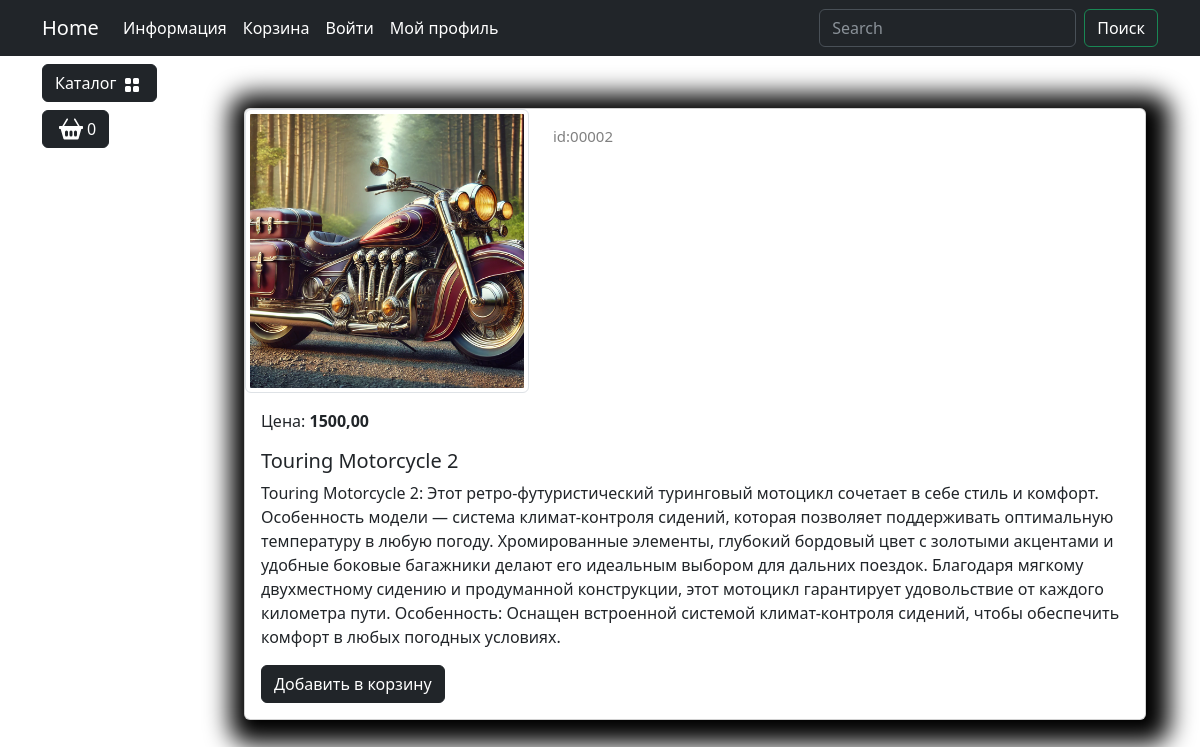
Page /catalog/product/2/ on the earlier database version.
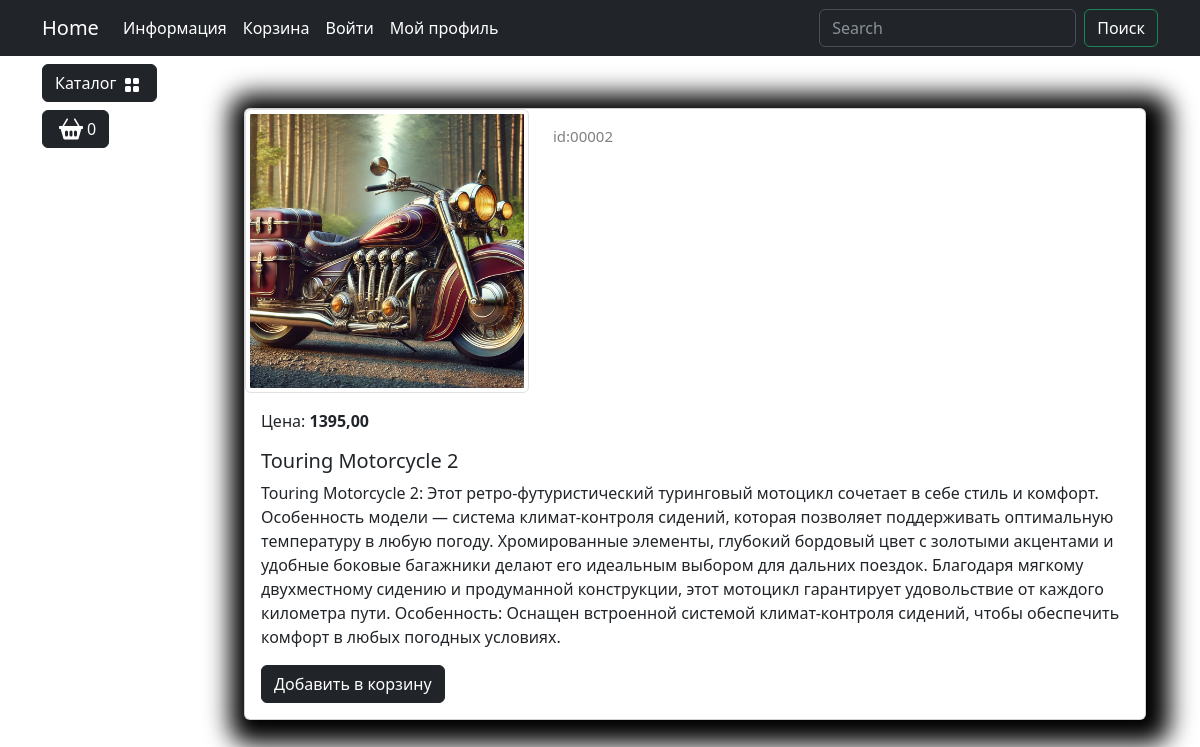
Same page on the later database version.
### goods/models.py (models this page shows, shortened)
class Products(models.Model):
    name = models.CharField(max_length=150, unique=True,verbose_name='Название')
    slug = models.SlugField(max_length=200,unique=True,blank=True,null=True,verbose_name='URL')
    description = models.TextField(blank=True,null=True,verbose_name='Описание')
    image = models.ImageField(upload_to='goods_images',blank=True,null=True, verbose_name='Изображение')
    price = models.DecimalField(default=0.00,max_digits=7,decimal_places=2,verbose_name='цена')
    discount = models.DecimalField(default=0.00,max_digits=4,decimal_places=2,verbose_name='Скидка')
    quantity = models.PositiveIntegerField(default=0,verbose_name='Количество')
    category = models.ForeignKey(to=Categories,on_delete=models.CASCADE, verbose_name='Категория')
    class Meta:
        db_table = 'product'
        verbose_name = 'Продукт'
        verbose_name_plural = 'Продукты'
    def display_id(self):
        return f"{self.id:05}"
    def sell_price(self):
        if self.discount:
            return round(self.price - self.price * self.discount/100, 2)
        return self.price

### goods/views.py (the view)
# urls.py: path('product/<int:product_id>/',views.product, name='product'),
def product(request,product_id):
    product = Products.objects.get(id = product_id)
    context={
        'product':product
    }
    return render(request, 'goods/product.html',context=context)

### goods/templatetags/catalog_tags.py (called while the page is built)
@register.simple_tag()
def tag_categories():
    return Categories.objects.all()

### goods/templates/goods/product.html (shortened to what this page needs)
{% extends "main/base.html" %}
{% load static %}
{% block content %}
<div class="container mt-5">
    <div class="card mb-4 custom-shadow">
        <div class="row">
            <div class="col-md-4">
                <img src="{{ product.image.url }}"
                    class="img-thumbnail" data-bs-toggle="modal" data-bs-target="#imageModal1">
            </div>
            <div class="col-md-4 ">
                <p class="product_id mt-3">id:{{ product.display_id }}</p>
            </div>
        </div>
        <div class="card-body">
            <p class="card-text">Цена: <strong>{{ product.sell_price }}</strong></p>
            <h5 class="card-title">{{ product.name }} </h5>
            <p class="card-text">{{ product.description }}</p>
            <a href="#" class="btn btn-dark add-to-cart">Добавить в корзину</a>
        </div>
    </div>
</div>
{% endblock content %}

### main/templates/main/base.html (shortened to what this page needs)
{% load static %}
{% load catalog_tags %}
<!DOCTYPE html>
<html lang="en">
<head>
    <link rel="stylesheet" href="{% static "deps/css/bootstrap/bootstrap.min.css" %}">
    <link rel="stylesheet" href="{% static "deps/css/my_css.css" %}">
</head>
<body>
    <header>
        <nav class="navbar navbar-expand-lg bg-dark" data-bs-theme="dark">
            <div class="container">
                <a class="navbar-brand" href="{% url "main:index" %}">Home</a>
                <div class="collapse navbar-collapse" id="navbarSupportedContent">
                    <ul class="navbar-nav me-auto mb-2 mb-lg-0">
                        <li class="nav-item dropdown ">
                            <a class="nav-link dropdown-toggle text-white" href="#" role="button"
                                data-bs-toggle="dropdown" aria-expanded="false">
                                Информация
                            </a>
                        </li>
                        <li class="nav-item">
                            <a class="nav-link  text-white" href="carts/cart.html">Корзина</a>
                        </li>
                        <li class="nav-item">
                            <a class="nav-link  text-white" href="users/login.html">Войти</a>
                        </li>
                        <li class="nav-item dropdown ">
                            <a class="nav-link dropdown-toggle text-white" href="#" role="button"
                                data-bs-toggle="dropdown" aria-expanded="false">
                                Мой профиль
                            </a>
                        </li>
                    </ul>
                    <form class="d-flex" role="search">
                        <input class="form-control me-2" type="search" placeholder="Search" aria-label="Search">
                        <button class="btn btn-outline-success text-white" type="submit">Поиск</button>
                    </form>
                </div>
            </div>
        </nav>
    </header>
    <section>
        <div class="container">
            <div class="row mt-1 position-fixed z-3">
                <div class="dropdown mb-2">
                    <button class="btn btn-secondary dropdown-toggle btn-dark" type="button" data-bs-toggle="dropdown"
                        aria-expanded="false">
                        Каталог
                        <img class="mx-1" src="{% static "deps/icons/grid-fill.svg" %}" alt="Catalog Icon" width="16"
                            height="16">
                    </button>
                        {% tag_categories as categories %}
                </div>
                <div>
                    <button type="button" class="btn btn-dark btn-secondary d-flex" id="modalButton"
                        aria-expanded="false">
                        <img class="mx-1" src="{% static "deps/icons/basket2-fill.svg" %}" alt="Catalog Icon" width="24"
                            height="24">
                        <span id="goods-in-cart-count">0</span>
                    </button>
                </div>
            </div>
        </div>
        <div class="container">
            <div class="row mt-1">
                <div class="col-lg-2">
                </div>
                <div class="col-lg-10">
                    {% block content %}
                    {% endblock content %}
                </div>
            </div>
        </div>
    </section>
</body>
</html>

### static/deps/css/my_css.css (style rules this page uses)
body { background-image: url("../images/bg-image.jpg"); background-repeat: no-repeat; background-attachment: fixed; background-position: center center; background-size: cover; height: 100%; }
.dropdown-toggle::after { content: none; }
.custom-shadow { box-shadow: 5px 5px 25px 19px #000000; }
.product_id { color: gray; font-size: 15px; }

Differences in the rows shown:
changed Products "Touring Motorcycle 2": sell_price "1500,00" → "1395,00"
